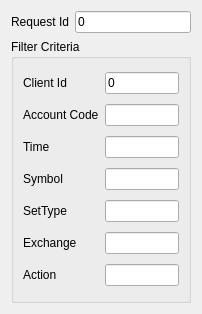
<?xml version="1.0" encoding="UTF-8"?>
<ui version="4.0">
 <class>ExecutionReportFilter</class>
 <widget class="QWidget" name="ExecutionReportFilter">
  <property name="geometry">
   <rect>
    <x>0</x>
    <y>0</y>
    <width>202</width>
    <height>314</height>
   </rect>
  </property>
  <property name="windowTitle">
   <string>Dialog</string>
  </property>
  <layout class="QVBoxLayout" name="verticalLayout">
   <item>
    <layout class="QHBoxLayout" name="horizontalLayout">
     <item>
      <widget class="QLabel" name="label">
       <property name="text">
        <string>Request Id</string>
       </property>
      </widget>
     </item>
     <item>
      <widget class="QLineEdit" name="lineEdit">
       <property name="text">
        <string>0</string>
       </property>
      </widget>
     </item>
    </layout>
   </item>
   <item>
    <widget class="QGroupBox" name="groupBox">
     <property name="title">
      <string>Filter Criteria</string>
     </property>
     <layout class="QGridLayout" name="gridLayout">
      <item row="2" column="0">
       <widget class="QLabel" name="label_6">
        <property name="text">
         <string>Time</string>
        </property>
       </widget>
      </item>
      <item row="5" column="0">
       <widget class="QLabel" name="label_5">
        <property name="text">
         <string>Exchange</string>
        </property>
       </widget>
      </item>
      <item row="4" column="0">
       <widget class="QLabel" name="label_7">
        <property name="text">
         <string>SetType</string>
        </property>
       </widget>
      </item>
      <item row="1" column="0">
       <widget class="QLabel" name="label_4">
        <property name="text">
         <string>Account Code</string>
        </property>
       </widget>
      </item>
      <item row="0" column="0">
       <widget class="QLabel" name="label_2">
        <property name="text">
         <string>Client Id</string>
        </property>
       </widget>
      </item>
      <item row="6" column="0">
       <widget class="QLabel" name="label_3">
        <property name="text">
         <string>Action</string>
        </property>
       </widget>
      </item>
      <item row="3" column="0">
       <widget class="QLabel" name="label_8">
        <property name="text">
         <string>Symbol</string>
        </property>
       </widget>
      </item>
      <item row="0" column="1">
       <widget class="QLineEdit" name="lineEdit_2">
        <property name="text">
         <string>0</string>
        </property>
       </widget>
      </item>
      <item row="1" column="1">
       <widget class="QLineEdit" name="lineEdit_3"/>
      </item>
      <item row="2" column="1">
       <widget class="QLineEdit" name="lineEdit_4"/>
      </item>
      <item row="3" column="1">
       <widget class="QLineEdit" name="lineEdit_5"/>
      </item>
      <item row="4" column="1">
       <widget class="QLineEdit" name="lineEdit_6"/>
      </item>
      <item row="5" column="1">
       <widget class="QLineEdit" name="lineEdit_7"/>
      </item>
      <item row="6" column="1">
       <widget class="QLineEdit" name="lineEdit_8"/>
      </item>
     </layout>
    </widget>
   </item>
  </layout>
 </widget>
 <resources/>
 <connections/>
</ui>
